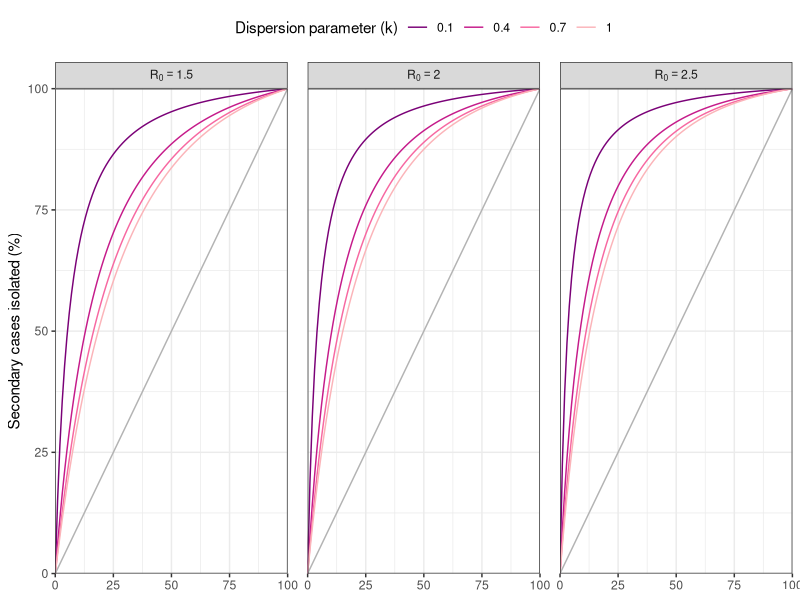
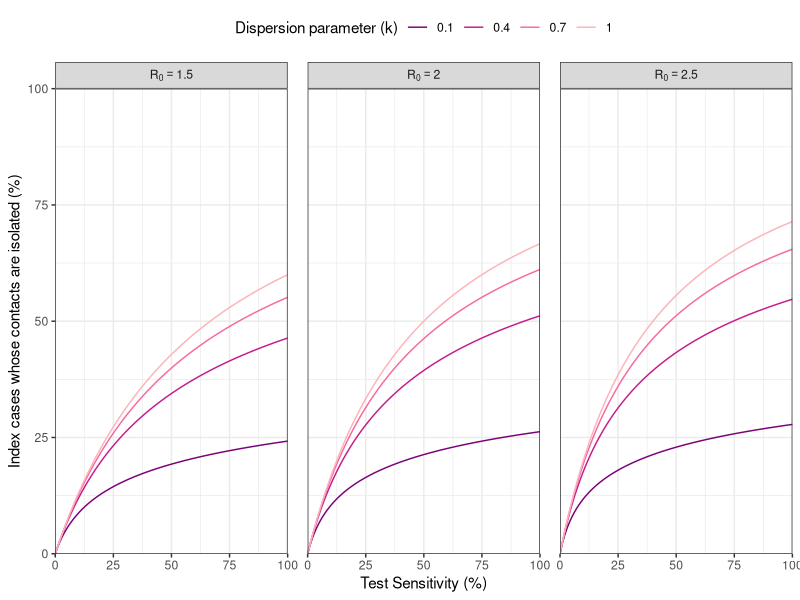
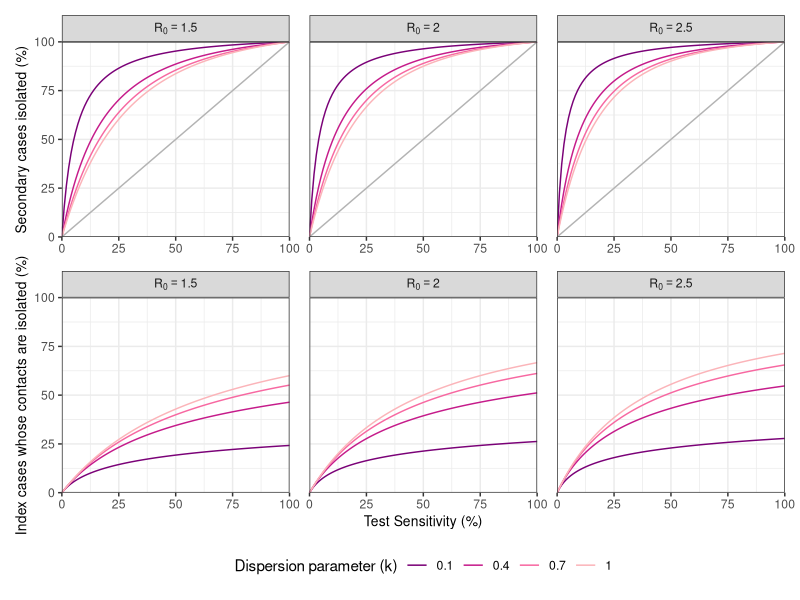

Write the R code that produced these figures, in order.
require(ggplot2)
require(gridExtra)
require(patchwork)
require(RColorBrewer)

colors <- brewer.pal(5, "RdPu")[5:2]

TestEff <- function(R0, k, a) {
  p <- (R0/k)/(1+R0/k)
  Ratio <- 1-(1-a)*(1+a*R0/k)^(-1*(1+k))
  P.Iso <- 1-(1+a*R0/k)^(-1*k)
  return(c(a=a, k=k, R0=R0, Ratio=Ratio, P.Iso=P.Iso))
}


R0s <- c(1.5,2,2.5)
ks <- seq(0.1,1,by=.3)
a <- seq(0,1,by=.01)

df <- expand.grid(R0=R0s, k=ks, a=a)
Res.df <- apply(X=df, MARGIN=1, FUN=function(x) unname(TestEff(x[1],x[2],x[3])))
rownames(Res.df) <- c("a","k","R0","Ratio","P.Iso")
FullRes <- merge(df, as.data.frame(t(Res.df)), by=c("a","k","R0"), all=TRUE)

FullRes$k <- as.factor(FullRes$k)
FullRes$R0lab <- as.factor(paste0("R[0]==",FullRes$R0))
FullRes$R0 <- as.factor(FullRes$R0)

p.c.1 <- ggplot(data=FullRes, aes(x=a*100, y=Ratio*100, group=k, color=k)) + 
  geom_line(size=0.5) +
  scale_x_continuous(expand=c(0,0)) + scale_y_continuous(limit=c(0,100), expand=c(0,0)) +
  scale_color_manual(name="Dispersion parameter (k)", values=colors) + 
  theme_bw() + theme(legend.position="top", panel.spacing = unit(1, "lines")) +
  labs(x=NULL, y="Secondary cases isolated (%)") + 
  geom_abline(intercept=0, slope=1, col="grey70", size=0.5) + 
  facet_wrap(facets=vars(R0lab), nrow=1, ncol=3, labeller=label_parsed)
p.c.1

p.c.2 <- ggplot(data=FullRes, aes(x=a*100, y=P.Iso*100, group=k, color=k)) + 
  geom_line(size=0.5) +
  scale_x_continuous(expand=c(0,0)) + scale_y_continuous(limit=c(0,100), expand=c(0,0)) + 
  scale_color_manual(name="Dispersion parameter (k)", values=colors) + 
  theme_bw() + theme(legend.position="top", panel.spacing = unit(1, "lines")) +
  labs(x="Test Sensitivity (%)", y="Index cases whose contacts are isolated (%)") + 
  facet_wrap(facets=vars(R0lab), nrow=1, ncol=3, labeller=label_parsed)
p.c.2

ggsave(filename="Fig2.eps", 
       plot=(p.c.1+ theme(legend.position = "none", axis.title=element_text(size=10))) + 
         (p.c.2 + theme(legend.position = "bottom", axis.title=element_text(size=10))) + 
         plot_layout(ncol=1, nrow=2),
       width=8, height=6, units="in", dpi=600)


